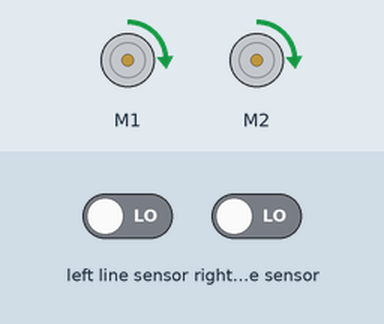
Simulated run of this program. Board: BBC micro:bit (MakeCode). Shown: 2 × DC motor (green arrow = forward, orange = backward, longer = faster). Inputs (shaded band) come from the test bench; at power-on: right line sensor LOW, left line sensor LOW.

Above: at 1.2 s.
1.3 s: right line sensor driven HIGH
At 3.4 s:
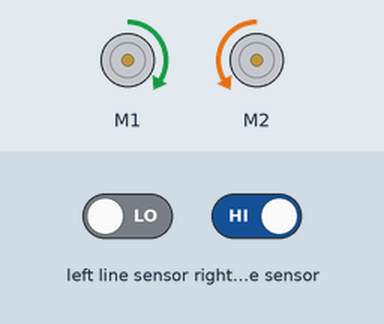
4.3 s: left line sensor driven HIGH
At 4.9 s:
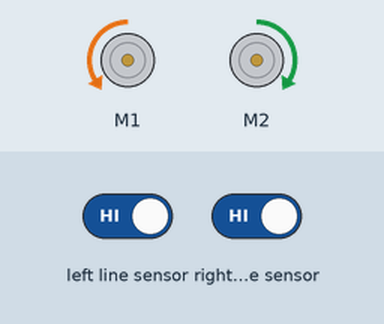
5.8 s: left line sensor driven LOW
8.8 s: right line sensor driven LOW
Timing chart, 0 to 11.3 s (numbered marks = the images above; inputs shaded):
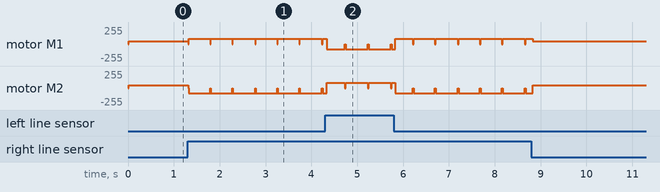

The program:

main.ts
```typescript
basic.forever(function () {
    if (bitbot.readLine(BBLineSensor.Left) == 1) {
        bitbot.stop(BBStopMode.Coast)
        bitbot.rotate(BBRobotDirection.Left, 30)
    } else if (bitbot.readLine(BBLineSensor.Right) == 1) {
        bitbot.stop(BBStopMode.Coast)
        bitbot.rotate(BBRobotDirection.Right, 30)
    } else {
        bitbot.go(BBDirection.Forward, 15)
    }
})
```

test.ts
```typescript
// testene settes inn her; disse vil ikke kompilert så lenge denne pakken blir brukt som en utvidelse.
```

Measured:
- after the input at 1.3 s, motor M1: alternates forward 76/255 for 0.46 s and stopped for 0.02 s, starting at once; motor M2: alternates backward 76/255 for 0.46 s and stopped for 0.02 s, starting at once
